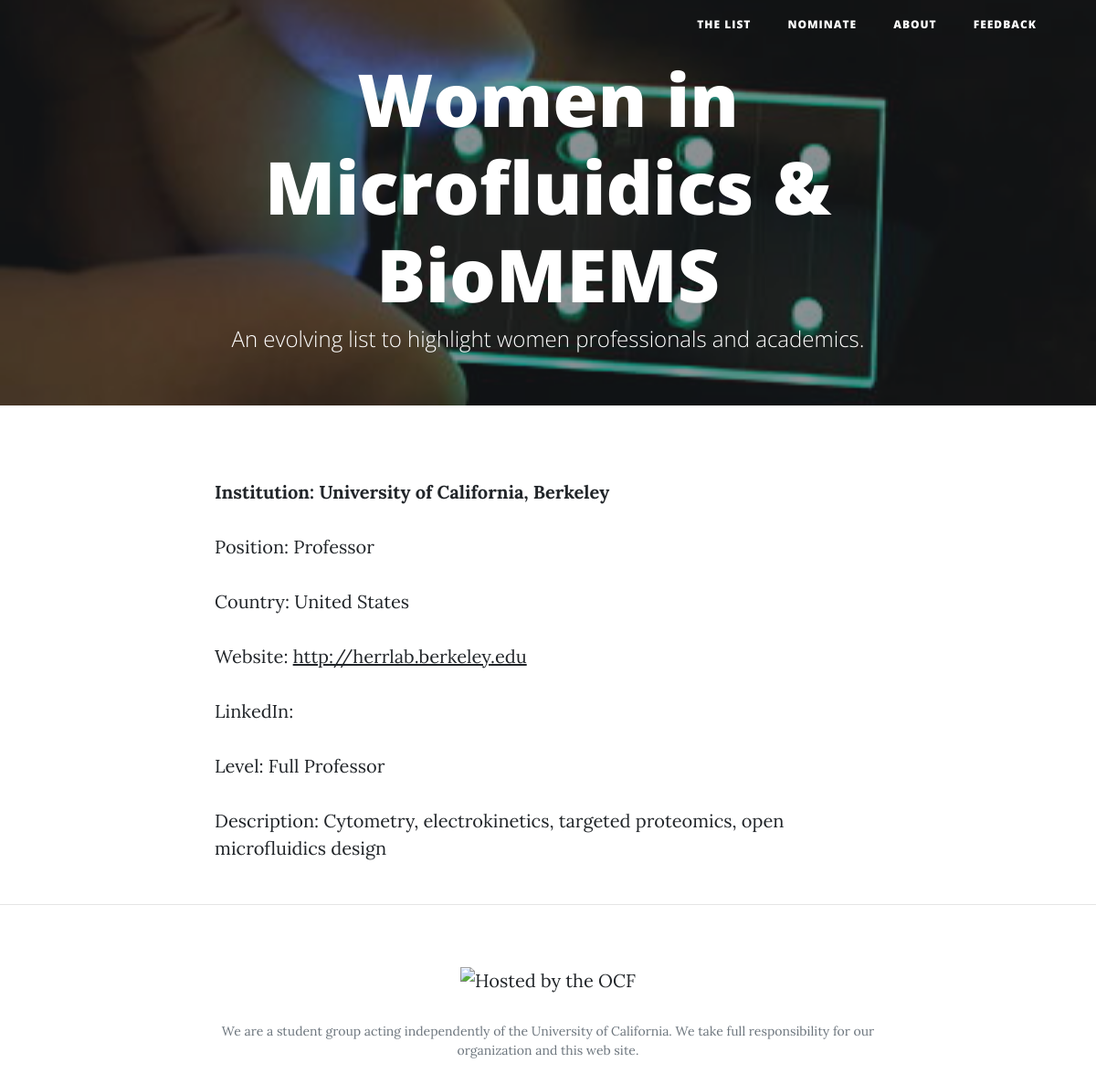
Page /researchers/46/ on the committed database.
### researchers/models.py (models this page shows)
class Researcher(models.Model):
    LEVELS_CHOICES = [('Assistant Professor', 'Assistant Professor'), ('Associate Professor', 'Associate Professor'), ('Full Professor', 'Full Professor'), ('Senior Industry Scientist', 'Senior Industry Scientist')]
    firstname = models.CharField(max_length=200)
    lastname = models.CharField(max_length=200, default="N/A")
    fullname = models.CharField(max_length=200,default="N/A")
    email = models.CharField(max_length=200)
    institution = models.CharField(max_length=200)
    position = models.CharField(max_length=200)
    country = models.CharField(max_length=200)
    website_link = models.CharField(max_length=200,default="N/A")
    level = models.CharField(choices=LEVELS_CHOICES, blank=True, max_length=200)
    des = models.CharField(max_length=200)

### researchers/views.py (the view)
# urls.py: url(r'researchers/(\d+)/', views.researcher_detail, name='researcher_detail'),
def researcher_detail(request, id):
    try:
        r = Researcher.objects.get(id=id)
    except Researcher.DoesNotExist:
        raise Http404('Researcher not found')
    return render(request, 'researcher_detail.html', {'researcher': r})

### researchers/templates/researcher_detail.html (shortened to what this page needs)
{% extends "base.html" %}
{% block content %}
<div>
  <p> <b> Institution: {{ researcher.institution }} </b> </p>
  <p>Position: {{ researcher.position }}</p>
  <p>Country:  {{ researcher.country }}</p>
  <p>Website:
  	<a href="{{ researcher.website_link }}">
  		{{ researcher.website_link }}
  		</a>
  	</p>
  <p>LinkedIn:
  	</p>
  <p>Level: {{ researcher.level }}</p>
  <p>Description: {{ researcher.des}}</p>
</div>
{% endblock %}

### rows in the picture
Researcher: institution "University of California, Berkeley", position "Professor", country "United States", website_link "http://herrlab.berkeley.edu", level "Full Professor", des "Cytometry, electrokinetics, targeted proteomics, open microfluidics design"
